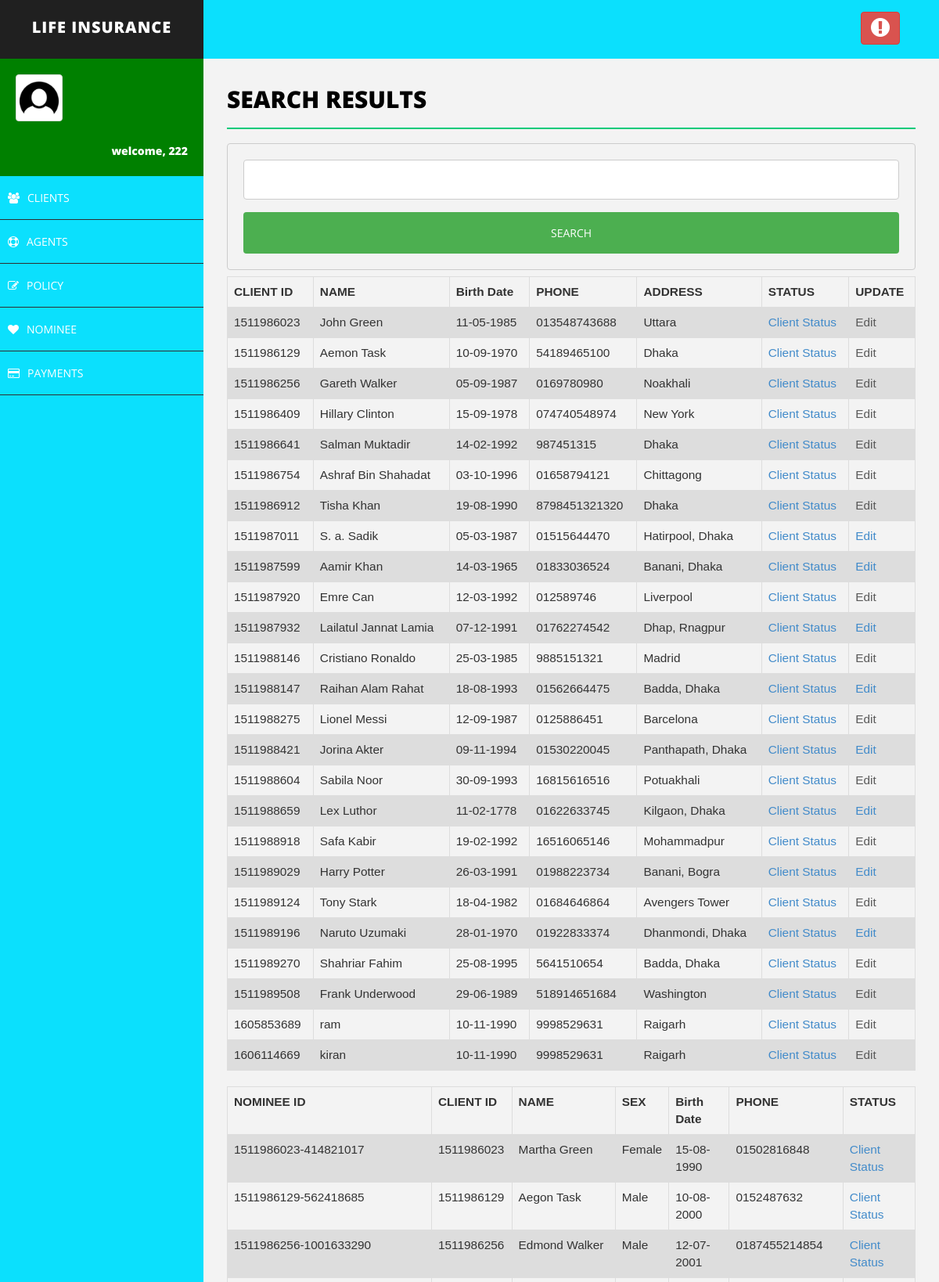
The app's page /search.php (signed in, upper part) with its own data.
### tables this page shows
CREATE TABLE IF NOT EXISTS `client` (
  `client_id` varchar(200) NOT NULL,
  `client_password` varchar(30) NOT NULL,
  `name` varchar(50) NOT NULL,
  `sex` varchar(20) NOT NULL,
  `birth_date` varchar(20) NOT NULL,
  `marital_status` varchar(20) NOT NULL,
  `nid` varchar(50) NOT NULL,
  `phone` varchar(20) NOT NULL,
  `address` varchar(50) NOT NULL,
  `policy_id` varchar(50) NOT NULL,
  `agent_id` varchar(20) NOT NULL,
  `image` varchar(200) NOT NULL
);

CREATE TABLE IF NOT EXISTS `nominee` (
  `nominee_id` varchar(200) NOT NULL,
  `client_id` varchar(100) NOT NULL,
  `name` varchar(50) NOT NULL,
  `sex` varchar(20) NOT NULL,
  `birth_date` varchar(50) NOT NULL,
  `nid` varchar(50) NOT NULL,
  `relationship` varchar(20) NOT NULL,
  `priority` varchar(20) NOT NULL,
  `phone` varchar(50) NOT NULL
);

### search.php (the view, shortened to what this page needs)
<!DOCTYPE html>
<html>
<head>
    <link href="assets/css/bootstrap.css" rel="stylesheet" />
    <link href="assets/css/font-awesome.css" rel="stylesheet" />
    <link href="assets/css/basic.css" rel="stylesheet" />
    <link href="assets/css/custom.css" rel="stylesheet" />
</head>
<body>
<?php include 'header.php';
?>
        <div id="page-wrapper">
                <div class="row">
                    <div class="col-md-12">
                        <h1 class="page-head-line">Search Results
						</h1>
						<div class= "searchBar">
		  <form action="search.php" method="post">
          <input type="text" name="key"><br>
          <input class="searchBtn" type="submit" value="SEARCH">
          </form>
	  </div>
                    </div>
                </div>
<?php
	   $key       = $_POST["key"];
         $sql="SELECT * FROM client WHERE client_id LIKE '%" . $key .  "%' OR name LIKE '%" . $key ."%' OR phone LIKE '%" . $key ."%'";
		 $result = $conn->query($sql);
	if ($result->num_rows > 0) {
	echo "<table class=\"table\">\n";
    echo "  <tr>\n";
    echo "    <th>CLIENT ID</th>\n";
    echo "    <th>NAME</th>\n";
    echo "    <th>Birth Date</th>\n";
    echo "    <th>PHONE</th>\n";
	echo "    <th>ADDRESS</th>\n";
	echo "    <th>STATUS</th>\n";
	echo "    <th>UPDATE</th>\n";
    echo "  </tr>";
	while($row = $result->fetch_assoc()) {
		echo "<tr>\n";
		echo "    <td>".$row["client_id"]."</td>\n";
		echo "    <td>".$row["name"]."</td>\n";
		echo "    <td>".$row["birth_date"]."</td>\n";
		echo "    <td>".$row["phone"]."</td>\n";
		echo "    <td>".$row["address"]."</td>\n";
		echo "    <td>"."<a href='clientStatus.php?client_id=".$row["client_id"]. "'>Client Status</a>"."</td>\n";
		if($row["agent_id"]== $username){
			echo "<td>"."<a href='editClient.php?client_id=".$row["client_id"]. "'>Edit</a>"."</td>\n";
		}else{
			echo "<td>"."<a class=\"dis\" href='editClient.php?client_id=".$row["client_id"]. "'>Edit</a>"."</td>\n";
		}
	   }
	  }else{ echo"Nothing found in Clients Table";echo"<br>";  echo"<br>";
	  }
	$sql = "SELECT * FROM nominee WHERE nominee_id LIKE '%" . $key .  "%' OR name LIKE '%" . $key ."%'";
	$result = $conn->query($sql);
		if ($result->num_rows > 0) {
	echo "<table class=\"table\">\n";
    echo "  <tr>\n";
	echo "    <th>NOMINEE ID</th>\n";
    echo "    <th>CLIENT ID</th>\n";
    echo "    <th>NAME</th>\n";
	echo "    <th>SEX</th>\n";
    echo "    <th>Birth Date</th>\n";
    echo "    <th>PHONE</th>\n";;
	echo "    <th>STATUS</th>\n";
    echo "  </tr>";
	while($row = $result->fetch_assoc()) {
		echo "<tr>\n";
		echo "    <td>".$row["nominee_id"]."</td>\n";
		echo "    <td>".$row["client_id"]."</td>\n";
		echo "    <td>".$row["name"]."</td>\n";
		echo "    <td>".$row["sex"]."</td>\n";
		echo "    <td>".$row["birth_date"]."</td>\n";
		echo "    <td>".$row["phone"]."</td>\n";
		echo "    <td>"."<a href='clientStatus.php?client_id=".$row["client_id"]. "'>Client Status</a>"."</td>\n";
	}
	echo "</table>\n";
	} else {
    echo "Nothing Found in Nominee Table";
	echo"<br>"; echo"<br>";
}
?>
        </div>
    </div>
</body>
</html>

### assets/css/basic.css (style rules this page uses)
body { font-family: 'Open Sans', sans-serif; line-height:25px; }
#page-wrapper { padding: 15px 15px; min-height: 600px; background: #F3F3F3; }
.page-head-line { font-size: 30px; text-transform: uppercase; color: #000; font-weight: 800; padding-bottom: 20px; border-bottom: 2px solid #00CA79; margin-bottom: 10px; }
@media (min-width:768px) { #page-wrapper { margin: 0 0 0 260px; padding: 15px 30px; min-height: 1200px; } }

### search.php (style rules this page uses)
table { font-family: arial, sans-serif; border-collapse: collapse; width: 100%; margin-left:0%; font-size:110%; }
td, th { border: 1px solid #dddddd; text-align: left; padding: 8px; }
tr:nth-child(even) { background-color: #dddddd; }
.dis { pointer-events: none; cursor: default; color:#595959; }
.searchBar { float: auto; cursor: pointer; width: 100%; padding: 12px 20px; margin: 8px 0; display: inline-block; border: 1px solid #ccc; border-radius: 4px; box-sizing: border-box; }
input[type=text], select { width: 100%; padding: 12px 20px; margin: 8px 0; display: inline-block; border: 1px solid #ccc; border-radius: 4px; box-sizing: border-box; }
input[type=submit] { width: 100%; background-color: #4CAF50; color: white; padding: 14px 20px; margin: 8px 0; border: none; border-radius: 4px; cursor: pointer; }

### records on screen
client: client_id "1511986023", name "John Green", birth_date "11-05-1985", phone "013548743688", address "Uttara"
client: client_id "1511986129", name "Aemon Task", birth_date "10-09-1970", phone "54189465100", address "Dhaka"
client: client_id "1511986256", name "Gareth Walker", birth_date "05-09-1987", phone "0169780980", address "Noakhali"
client: client_id "1511986409", name "Hillary Clinton", birth_date "15-09-1978", phone "074740548974", address "New York"
client: client_id "1511986641", name "Salman Muktadir", birth_date "14-02-1992", phone "987451315", address "Dhaka"
client: client_id "1511986754", name "Ashraf Bin Shahadat", birth_date "03-10-1996", phone "01658794121", address "Chittagong"
client: client_id "1511986912", name "Tisha Khan", birth_date "19-08-1990", phone "8798451321320", address "Dhaka"
client: client_id "1511987011", name "S. a. Sadik", birth_date "05-03-1987", phone "01515644470", address "Hatirpool, Dhaka"
client: client_id "1511987599", name "Aamir Khan", birth_date "14-03-1965", phone "01833036524", address "Banani, Dhaka"
client: client_id "1511987920", name "Emre Can", birth_date "12-03-1992", phone "012589746", address "Liverpool"
client: client_id "1511987932", name "Lailatul Jannat Lamia", birth_date "07-12-1991", phone "01762274542", address "Dhap, Rnagpur"
client: client_id "1511988146", name "Cristiano Ronaldo", birth_date "25-03-1985", phone "9885151321", address "Madrid"
client: client_id "1511988147", name "Raihan Alam Rahat", birth_date "18-08-1993", phone "01562664475", address "Badda, Dhaka"
client: client_id "1511988275", name "Lionel Messi", birth_date "12-09-1987", phone "0125886451", address "Barcelona"
client: client_id "1511988421", name "Jorina Akter", birth_date "09-11-1994", phone "01530220045", address "Panthapath, Dhaka"
client: client_id "1511988604", name "Sabila Noor", birth_date "30-09-1993", phone "16815616516", address "Potuakhali"
client: client_id "1511988659", name "Lex Luthor", birth_date "11-02-1778", phone "01622633745", address "Kilgaon, Dhaka"
client: client_id "1511988918", name "Safa Kabir", birth_date "19-02-1992", phone "16516065146", address "Mohammadpur"
client: client_id "1511989029", name "Harry Potter", birth_date "26-03-1991", phone "01988223734", address "Banani, Bogra"
client: client_id "1511989124", name "Tony Stark", birth_date "18-04-1982", phone "01684646864", address "Avengers Tower"
client: client_id "1511989196", name "Naruto Uzumaki", birth_date "28-01-1970", phone "01922833374", address "Dhanmondi, Dhaka"
client: client_id "1511989270", name "Shahriar Fahim", birth_date "25-08-1995", phone "5641510654", address "Badda, Dhaka"
client: client_id "1511989508", name "Frank Underwood", birth_date "29-06-1989", phone "518914651684", address "Washington"
client: client_id "1605853689", name "ram", birth_date "10-11-1990", phone "9998529631", address "Raigarh"
client: client_id "1606114669", name "kiran", birth_date "10-11-1990", phone "9998529631", address "Raigarh"
nominee: nominee_id "1511986023-414821017", client "1511986023", name "Martha Green", sex "Female", birth_date "15-08-1990", phone "01502816848"
nominee: nominee_id "1511986129-562418685", client "1511986129", name "Aegon Task", sex "Male", birth_date "10-08-2000", phone "0152487632"
nominee: nominee_id "1511986256-1001633290", client "1511986256", name "Edmond Walker", sex "Male", birth_date "12-07-2001", phone "0187455214854"

### other values on screen
$_SESSION["username"] "222"
